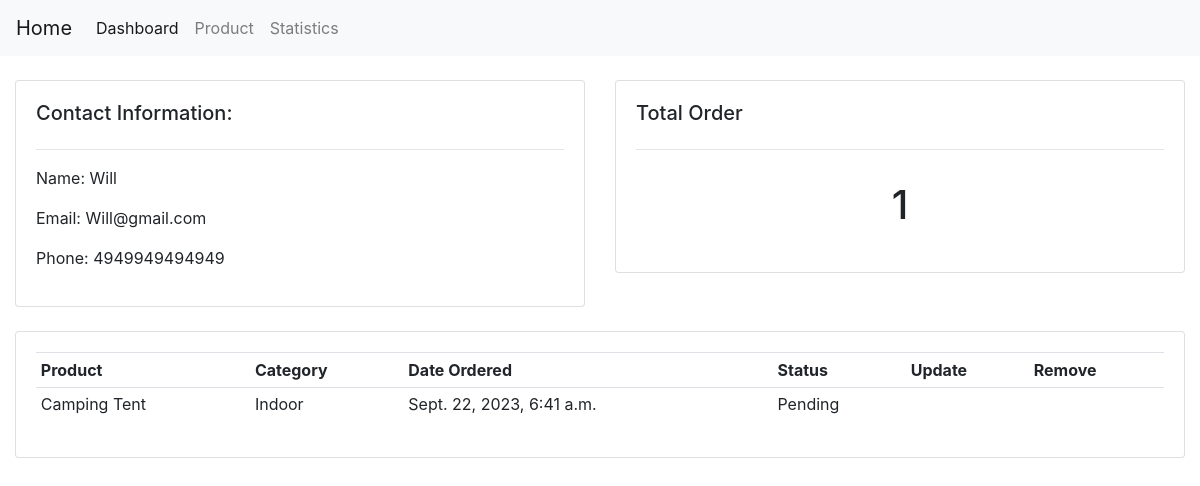
The app's page /customer/2/ with its own data.
### Inv/models.py (models this page shows, shortened)
class Customer(models.Model):
    name = models.CharField(max_length=50, null=True)
    phone = models.CharField(max_length=50, null=True)
    email = models.EmailField()
    data_created = models.DateTimeField(auto_now_add=True,null=True)

class Order(models.Model):
    STATUS = (
        ('Pending', 'Pending'),
        ('Out for Delivery','Out for Delivery'),
        ('Delivered','Delivered'),
    )
    customer = models.ForeignKey(Customer, null=True, on_delete=models.SET_NULL)
    product = models.ForeignKey(Product, null=True, on_delete=models.SET_NULL)
    date_created = models.DateTimeField(auto_now_add=True, null=True)
    status = models.CharField(max_length=50, null=True, choices=STATUS)

class Product(models.Model):
    CATEGORY = (
        ('Indoor','Indoor'),
        ('Out door','Out door'),
    )
    name = models.CharField(max_length=50, null=True)
    price = models.FloatField()
    category = models.CharField(max_length=50, null=True, choices=CATEGORY)
    date_created = models.DateTimeField(auto_now_add=True, null=True)
    tags = models.ManyToManyField(Tags)
    def __str__(self):
        return self.name

### Inv/views.py (the view)
# urls.py: path('customer/<str:pk_test>/', views.customer, name='Customer'),
def customer(request,pk_test):
    customer = Customer.objects.get(id=pk_test)
    order = customer.order_set.all()
    order_count = order.count()
    context = {
        'pk_test': pk_test,
        'customer': customer,
        'order': order,
        'order_count': order_count,
    }
    return render(request,'Inv/customer.html', context)

### template/Inv/customer.html
<!DOCTYPE html>
<html lang="en">
{% extends 'Inv/base.html' %}
{% block content %}
<br>
<div class="row">
    <div class="col-md">
        <div class="card card-body">
            <h5>Contact Information:</h5>
            <hr>
            <p>Name: {{customer.name}}</p>
            <p>Email: {{customer.email}}</p>
            <p>Phone: {{customer.phone}}</p>
        </div>
    </div>
    <div class="col-md">
        <div class="card card-body">
            <h5>Total Order</h5>
            <hr>
            <h1 style="text-align: center; padding:15px">{{order_count}}</h5>
        </div>
    </div>
</div>
<br>
<div class="row">
    <div class="col-md">
        <div class="card card-body">
            <table class="table table-sm">
                <tr>
                    <th>Product</th>
                    <th>Category</th>
                    <th>Date Ordered</th>
                    <th>Status</th>
                    <th>Update</th>
                    <th>Remove</th>
                </tr>
                {% for i in order %}
                <tr>
                    <td>{{i.product}}</td>
                    <td>{{i.product.category}}</td>
                    <td>{{i.date_created}}</td>
                    <td>{{i.status}}</td>
                    <td><a></a></td>
                    <td><a></a></td>
                </tr>
                {% endfor %}
            </table>
        </div>
    </div>
</div>
{% endblock %}

### records on screen
Customer: name "Will", email "Will@gmail.com", phone "4949949494949"
Order: product "Camping Tent", product.category "Indoor", date_created "Sept. 22, 2023, 6:41 a.m.", status "Pending"

### other values on screen
{{ order_count }} "1"
